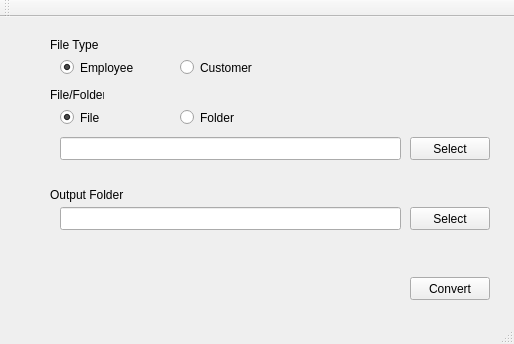
<?xml version="1.0" encoding="UTF-8"?>
<ui version="4.0">
 <class>MainWindow</class>
 <widget class="QMainWindow" name="MainWindow">
  <property name="geometry">
   <rect>
    <x>0</x>
    <y>0</y>
    <width>514</width>
    <height>344</height>
   </rect>
  </property>
  <property name="windowTitle">
   <string>MainWindow</string>
  </property>
  <widget class="QWidget" name="centralWidget">
   <widget class="QPushButton" name="btn_FileSelect">
    <property name="geometry">
     <rect>
      <x>410</x>
      <y>120</y>
      <width>80</width>
      <height>23</height>
     </rect>
    </property>
    <property name="text">
     <string>Select</string>
    </property>
   </widget>
   <widget class="QRadioButton" name="rdo_employee">
    <property name="geometry">
     <rect>
      <x>60</x>
      <y>40</y>
      <width>91</width>
      <height>21</height>
     </rect>
    </property>
    <property name="text">
     <string>Employee</string>
    </property>
    <property name="checked">
     <bool>true</bool>
    </property>
    <attribute name="buttonGroup">
     <string notr="true">fileType</string>
    </attribute>
   </widget>
   <widget class="QRadioButton" name="rdo_customer">
    <property name="geometry">
     <rect>
      <x>180</x>
      <y>40</y>
      <width>91</width>
      <height>21</height>
     </rect>
    </property>
    <property name="text">
     <string>Customer</string>
    </property>
    <attribute name="buttonGroup">
     <string notr="true">fileType</string>
    </attribute>
   </widget>
   <widget class="QPushButton" name="btn_Convert">
    <property name="geometry">
     <rect>
      <x>410</x>
      <y>260</y>
      <width>80</width>
      <height>23</height>
     </rect>
    </property>
    <property name="text">
     <string>Convert</string>
    </property>
   </widget>
   <widget class="QRadioButton" name="rdo_file">
    <property name="geometry">
     <rect>
      <x>60</x>
      <y>90</y>
      <width>91</width>
      <height>21</height>
     </rect>
    </property>
    <property name="text">
     <string>File</string>
    </property>
    <property name="checked">
     <bool>true</bool>
    </property>
    <attribute name="buttonGroup">
     <string notr="true">inputType</string>
    </attribute>
   </widget>
   <widget class="QRadioButton" name="rdo_folder">
    <property name="geometry">
     <rect>
      <x>180</x>
      <y>90</y>
      <width>91</width>
      <height>21</height>
     </rect>
    </property>
    <property name="text">
     <string>Folder</string>
    </property>
    <attribute name="buttonGroup">
     <string notr="true">inputType</string>
    </attribute>
   </widget>
   <widget class="QLineEdit" name="edit_POInputFile">
    <property name="geometry">
     <rect>
      <x>60</x>
      <y>120</y>
      <width>341</width>
      <height>23</height>
     </rect>
    </property>
   </widget>
   <widget class="QLineEdit" name="edit_OutputFolder">
    <property name="geometry">
     <rect>
      <x>60</x>
      <y>190</y>
      <width>341</width>
      <height>23</height>
     </rect>
    </property>
   </widget>
   <widget class="QPushButton" name="btn_FolderSelect">
    <property name="geometry">
     <rect>
      <x>410</x>
      <y>190</y>
      <width>80</width>
      <height>23</height>
     </rect>
    </property>
    <property name="text">
     <string>Select</string>
    </property>
   </widget>
   <widget class="QLabel" name="label">
    <property name="geometry">
     <rect>
      <x>50</x>
      <y>20</y>
      <width>54</width>
      <height>15</height>
     </rect>
    </property>
    <property name="text">
     <string>File Type</string>
    </property>
   </widget>
   <widget class="QLabel" name="label_2">
    <property name="geometry">
     <rect>
      <x>50</x>
      <y>70</y>
      <width>54</width>
      <height>15</height>
     </rect>
    </property>
    <property name="text">
     <string>File/Folder</string>
    </property>
   </widget>
   <widget class="QLabel" name="label_3">
    <property name="geometry">
     <rect>
      <x>50</x>
      <y>170</y>
      <width>111</width>
      <height>16</height>
     </rect>
    </property>
    <property name="text">
     <string>Output Folder</string>
    </property>
   </widget>
  </widget>
  <widget class="QMenuBar" name="menuBar">
   <property name="geometry">
    <rect>
     <x>0</x>
     <y>0</y>
     <width>514</width>
     <height>20</height>
    </rect>
   </property>
  </widget>
  <widget class="QToolBar" name="mainToolBar">
   <attribute name="toolBarArea">
    <enum>TopToolBarArea</enum>
   </attribute>
   <attribute name="toolBarBreak">
    <bool>false</bool>
   </attribute>
  </widget>
  <widget class="QStatusBar" name="statusBar"/>
 </widget>
 <layoutdefault spacing="6" margin="11"/>
 <resources/>
 <connections/>
 <buttongroups>
  <buttongroup name="fileType"/>
  <buttongroup name="inputType"/>
 </buttongroups>
</ui>
